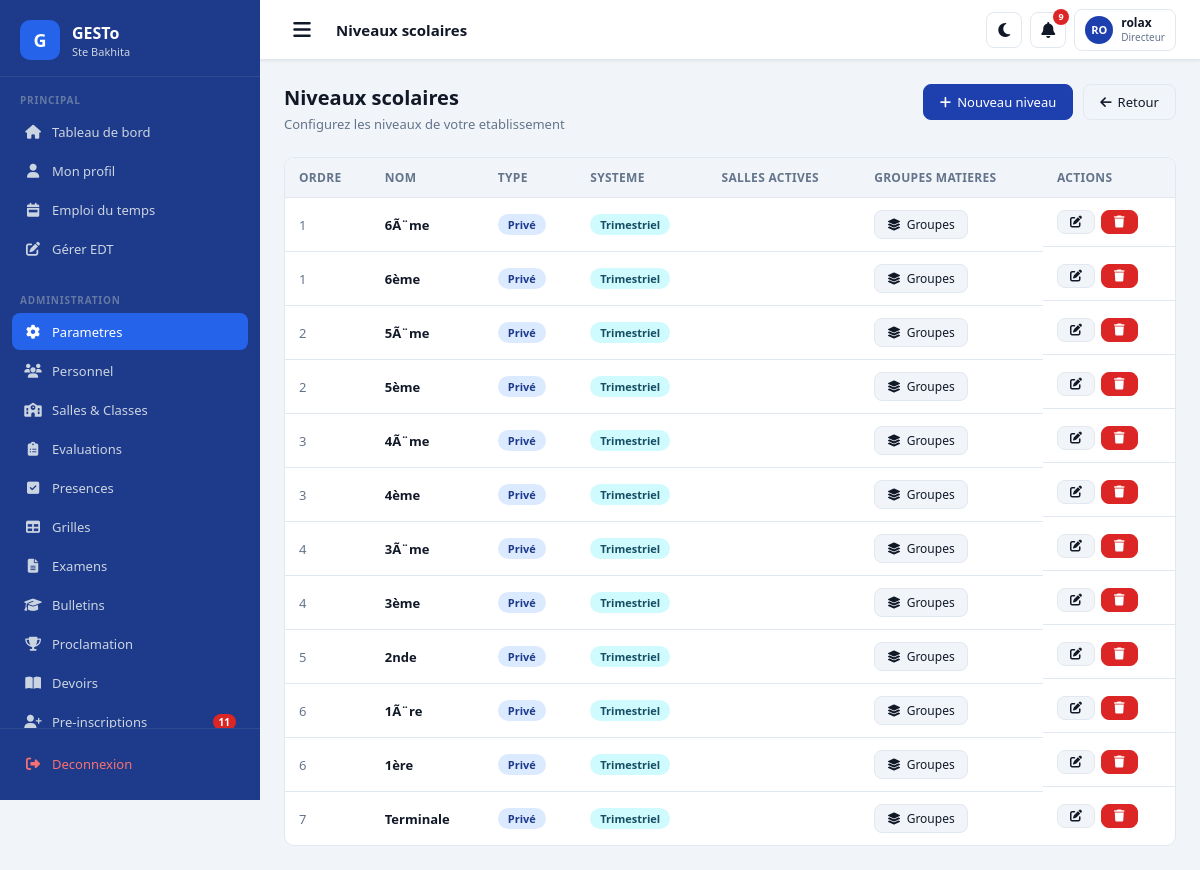
Screenshot of /parametres/niveaux/ (signed in) with the database file from the repository.
### apps/authentication/models.py (models this page shows, shortened)
class CustomUser(AbstractUser):
    ROLES = [
        ('DIRECTEUR', 'Directeur'),
        ('CENSEUR', 'Censeur'),
        ('PROFESSEUR', 'Professeur'),
        ('COMPTABLE', 'Comptable'),
        ('SURVEILLANT', 'Surveillant'),
        ('SECRETAIRE', 'Secrétaire'),
        ('PARENT', 'Parent'),
        ('ELEVE', 'Élève'),
    ]
    role = models.CharField(max_length=20, choices=ROLES, default='ELEVE')
    telephone = models.CharField(max_length=20, blank=True)
    telephone_wa = models.CharField(max_length=20, blank=True,
        help_text="Numéro WhatsApp avec indicatif ex: +22890000000")
    wa_verifie = models.BooleanField(default=False)
    photo = models.ImageField(upload_to='photos/personnel/', null=True, blank=True)
    adresse = models.CharField(max_length=200, blank=True)
    specialite = models.CharField(max_length=100, blank=True)
    date_prise_service = models.DateField(null=True, blank=True)
    preferences_notifications = models.JSONField(default=dict, blank=True)
    created_at = models.DateTimeField(auto_now_add=True)
    class Meta:
        verbose_name = 'Utilisateur'
        verbose_name_plural = 'Utilisateurs'

### apps/academic/models.py (models this page shows, shortened)
class Niveau(models.Model):
    SYSTEMES = [('TRIMESTRIEL', 'Trimestriel'), ('SEMESTRIEL', 'Semestriel')]
    TYPES_ECOLE = [('PRIVE', 'Privé'), ('PUBLIC', 'Public')]
    nom = models.CharField(max_length=50, unique=True)
    ordre = models.IntegerField(default=0)
    description = models.CharField(max_length=200, blank=True)
    systeme = models.CharField(max_length=15, choices=SYSTEMES, default='TRIMESTRIEL')
    type_ecole = models.CharField(max_length=10, choices=TYPES_ECOLE, default='PRIVE')
    class Meta:
        verbose_name = 'Niveau'
        verbose_name_plural = 'Niveaux'
        ordering = ['ordre', 'nom']

### apps/core/views.py (the view)
        def wrapper(request, *args, **kwargs):
            if not request.user.is_authenticated:
                return redirect('login')
            if not (request.user.is_superuser or request.user.role in roles):
                messages.error(request, "Acces refuse.")
                return redirect('dashboard')
            return view_func(request, *args, **kwargs)

### apps/academic/models.py (called while the page is built)
    @classmethod
    def active(cls):
        return cls.objects.filter(est_active=True).first()

    @classmethod
    def active(cls, annee=None):
        qs = cls.objects.filter(est_active=True)
        if annee:
            qs = qs.filter(annee=annee)
        return qs.first()

### apps/core/templatetags/extras.py (called while the page is built)
@register.filter
def initiales(user):
    try:
        f = (user.first_name or '')[:1].upper()
        l = (user.last_name or '')[:1].upper()
        return f"{f}{l}" or user.username[:2].upper()
    except Exception:
        return '??'

### apps/core/views.py (called while the page is built)
def role_requis(*roles):
    def decorator(view_func):
        def wrapper(request, *args, **kwargs):
            if not request.user.is_authenticated:
                return redirect('login')
            if not (request.user.is_superuser or request.user.role in roles):
                messages.error(request, "Acces refuse.")
                return redirect('dashboard')
            return view_func(request, *args, **kwargs)
        wrapper.__name__ = view_func.__name__
        return wrapper
    return decorator

@login_required
@role_requis('DIRECTEUR', 'CENSEUR')
def liste_niveaux(request):
    from apps.academic.models import Niveau
    niveaux = Niveau.objects.all().order_by('ordre', 'nom')
    return render(request, 'core/niveaux.html', {'niveaux': niveaux})

### templates/core/niveaux.html (shortened to what this page needs)
{% extends 'base.html' %}
{% block page_title %}Niveaux scolaires{% endblock %}
{% block content %}
<div class="page-header">
  <div>
    <h1>Niveaux scolaires</h1>
    <p>Configurez les niveaux de votre etablissement</p>
  </div>
  <div style="display:flex;gap:10px">
    <a href="{% url 'nouveau_niveau' %}" class="btn btn-primary">
      <i class="fas fa-plus"></i> Nouveau niveau
    </a>
    <a href="{% url 'parametres' %}" class="btn btn-secondary">
      <i class="fas fa-arrow-left"></i> Retour
    </a>
  </div>
</div>
<div class="table-container">
  <table class="table">
    <thead>
      <tr>
        <th>Ordre</th>
        <th>Nom</th>
        <th>Type</th>
        <th>Systeme</th>
        <th>Salles actives</th>
        <th>Groupes matieres</th>
        <th>Actions</th>
      </tr>
    </thead>
    <tbody>
      {% for niveau in niveaux %}
      <tr>
        <td style="color:var(--text-muted)">{{ niveau.ordre }}</td>
        <td><strong>{{ niveau.nom }}</strong></td>
        <td>
          <span class="badge badge-primary">
            {{ niveau.get_type_ecole_display }}
          </span>
        </td>
        <td>
          <span class="badge badge-info">
            {{ niveau.get_systeme_display }}
          </span>
        </td>
        <td>{{ niveau.nb_salles_actives }}</td>
        <td>
          <a href="{% url 'groupes_matieres' niveau.pk %}"
             class="btn btn-secondary btn-sm">
            <i class="fas fa-layer-group"></i> Groupes
          </a>
        </td>
        <td style="display:flex;gap:6px">
          <a href="{% url 'modifier_niveau' niveau.pk %}"
             class="btn btn-secondary btn-sm">
            <i class="fas fa-edit"></i>
          </a>
          <form method="post"
                action="{% url 'supprimer_niveau' niveau.pk %}"
                style="display:inline">
            <button type="submit" class="btn btn-danger btn-sm"
                    onclick="return confirm('Supprimer le niveau {{ niveau.nom }} ?')">
              <i class="fas fa-trash"></i>
            </button>
          </form>
        </td>
      </tr>
      {% endfor %}
    </tbody>
  </table>
</div>
{% endblock %}

### templates/base.html (shortened to what this page needs)
{% load static %}
{% load extras %}
<!DOCTYPE html>
<html lang="fr" data-theme="light">
<head>
  <link rel="stylesheet" href="{% static 'css/main.css' %}">
  <link rel="stylesheet"
        href="https://cdnjs.cloudflare.com/ajax/libs/font-awesome/6.5.0/css/all.min.css">
</head>
<body data-session-remaining="{{ session_remaining }}">
<div class="layout">
  <aside class="sidebar" id="sidebar">
    <div class="sidebar-logo">
      <div class="logo-icon">G</div>
      <div class="logo-text">
        <h1>GESTo</h1>
        <p>Ste Bakhita</p>
      </div>
    </div>
    <div style="flex:1;overflow-y:auto">
      <div class="sidebar-section">
        <div class="sidebar-section-label">Principal</div>
        <a href="{% url 'dashboard' %}"
           class="nav-item {% if request.path == '/' %}active{% endif %}">
          <span class="nav-icon"><i class="fas fa-home"></i></span>
          <span>Tableau de bord</span>
        </a>
        <a href="/profil/"
           class="nav-item {% if '/profil/' in request.path %}active{% endif %}">
          <span class="nav-icon"><i class="fas fa-user"></i></span>
          <span>Mon profil</span>
        </a>
        <a href="{% url 'vue_edt' %}"
           class="nav-item {% if '/emploi-du-temps/' in request.path %}active{% endif %}">
          <span class="nav-icon"><i class="fas fa-calendar-week"></i></span>
          <span>Emploi du temps</span>
        </a>
        {% if request.user.role in 'DIRECTEUR CENSEUR' %}
        <a href="{% url 'gestion_edt' %}"
           class="nav-item {% if '/emploi-du-temps/gestion/' in request.path %}active{% endif %}">
          <span class="nav-icon"><i class="fas fa-edit"></i></span>
          <span>Gérer EDT</span>
        </a>
        {% endif %}
      </div>
      {% if request.user.role in 'DIRECTEUR CENSEUR' %}
      <div class="sidebar-section">
        <div class="sidebar-section-label">Administration</div>
        {% if request.user.role == 'DIRECTEUR' or request.user.role == 'CENSEUR' %}
        <a href="{% url 'parametres' %}"
           class="nav-item {% if '/parametres/' in request.path %}active{% endif %}">
          <span class="nav-icon"><i class="fas fa-cog"></i></span>
          <span>Parametres</span>
        </a>
        {% endif %}
        <a href="/personnel/"
           class="nav-item {% if '/personnel/' in request.path %}active{% endif %}">
          <span class="nav-icon"><i class="fas fa-users"></i></span>
          <span>Personnel</span>
        </a>
        <a href="/salles/"
           class="nav-item {% if '/salles/' in request.path %}active{% endif %}">
          <span class="nav-icon"><i class="fas fa-school"></i></span>
          <span>Salles & Classes</span>
        </a>
        <a href="{% url 'liste_evaluations' %}"
           class="nav-item {% if '/notes/' in request.path %}active{% endif %}">
          <span class="nav-icon"><i class="fas fa-clipboard-list"></i></span>
          <span>Evaluations</span>
        </a>
        <a href="{% url 'liste_seances' %}"
           class="nav-item {% if '/presences/' in request.path %}active{% endif %}">
          <span class="nav-icon"><i class="fas fa-check-square"></i></span>
          <span>Presences</span>
        </a>
        <a href="{% url 'liste_grilles' %}"
           class="nav-item {% if '/notes/grilles/' in request.path %}active{% endif %}">
          <span class="nav-icon"><i class="fas fa-table"></i></span>
          <span>Grilles</span>
        </a>
        <a href="{% url 'liste_examens' %}"
           class="nav-item {% if '/notes/examens/' in request.path %}active{% endif %}">
          <span class="nav-icon"><i class="fas fa-file-alt"></i></span>
          <span>Examens</span>
        </a>
        <a href="{% url 'bulletins_salle' %}"
           class="nav-item {% if '/notes/bulletins/' in request.path %}active{% endif %}">
          <span class="nav-icon"><i class="fas fa-graduation-cap"></i></span>
          <span>Bulletins</span>
        </a>
        <a href="{% url 'proclamation' %}"
           class="nav-item {% if '/notes/proclamation/' in request.path %}active{% endif %}">
          <span class="nav-icon"><i class="fas fa-trophy"></i></span>
          <span>Proclamation</span>
        </a>
        <a href="{% url 'liste_devoirs' %}"
           class="nav-item {% if '/devoirs/' in request.path %}active{% endif %}">
          <span class="nav-icon"><i class="fas fa-book-open"></i></span>
          <span>Devoirs</span>
        </a>
        <a href="{% url 'liste_preinscriptions' %}"
           class="nav-item {% if '/inscription/admin/' in request.path %}active{% endif %}">
          <span class="nav-icon"><i class="fas fa-user-plus"></i></span>
          <span>Pre-inscriptions</span>
          {% if nb_preinscriptions_attente > 0 %}
          <span class="nav-badge">{{ nb_preinscriptions_attente }}</span>
          {% endif %}
        </a>
      </div>
      {% endif %}
    </div>
    <div class="sidebar-footer">
      <a href="/logout/" class="nav-item" style="color:#F87171">
        <span class="nav-icon"><i class="fas fa-sign-out-alt"></i></span>
        <span>Deconnexion</span>
      </a>
    </div>
  </aside>
  <div class="main-content">
    <nav class="navbar-top">
      <button class="navbar-toggle" onclick="toggleSidebar()">
        <i class="fas fa-bars"></i>
      </button>
      <span class="navbar-title">{% block page_title %}Tableau de bord{% endblock %}</span>
      <div class="navbar-actions">
        <button class="navbar-btn" id="theme-toggle"
                onclick="toggleTheme()" title="Mode sombre/clair">
          <i class="fas fa-moon"></i>
        </button>
        <a href="/messagerie/notifications/" class="navbar-btn"
           title="Notifications">
          <i class="fas fa-bell"></i>
          {% if nb_notifs > 0 %}
          <span class="notif-badge">{{ nb_notifs }}</span>
          {% endif %}
        </a>
        <a href="/profil/" class="user-menu">
          <div class="user-avatar">
            {{ request.user|initiales }}
          </div>
          <div class="user-info">
            <div class="user-name">{{ request.user.get_full_name|default:request.user.username|truncatechars:16 }}</div>
            <div class="user-role">{{ request.user.get_role_display }}</div>
          </div>
        </a>
      </div>
    </nav>
    <div class="page-body">
      {% block content %}{% endblock %}
    </div>
  </div>
</div>
</body>
</html>

### rows the page displays
CustomUser: user|initiales "RO", user.get_full_name "rolax", user.role "Directeur"
Niveau: ordre "1", nom "6Ã¨me", type_ecole "Privé", systeme "Trimestriel"
Niveau: ordre "1", nom "6ème", type_ecole "Privé", systeme "Trimestriel"
Niveau: ordre "2", nom "5Ã¨me", type_ecole "Privé", systeme "Trimestriel"
Niveau: ordre "2", nom "5ème", type_ecole "Privé", systeme "Trimestriel"
Niveau: ordre "3", nom "4Ã¨me", type_ecole "Privé", systeme "Trimestriel"
Niveau: ordre "3", nom "4ème", type_ecole "Privé", systeme "Trimestriel"
Niveau: ordre "4", nom "3Ã¨me", type_ecole "Privé", systeme "Trimestriel"
Niveau: ordre "4", nom "3ème", type_ecole "Privé", systeme "Trimestriel"
Niveau: ordre "5", nom "2nde", type_ecole "Privé", systeme "Trimestriel"
Niveau: ordre "6", nom "1Ã¨re", type_ecole "Privé", systeme "Trimestriel"
Niveau: ordre "6", nom "1ère", type_ecole "Privé", systeme "Trimestriel"
Niveau: ordre "7", nom "Terminale", type_ecole "Privé", systeme "Trimestriel"

### other values shown
{{ nb_preinscriptions_attente }} "11"
{{ nb_notifs }} "9"
